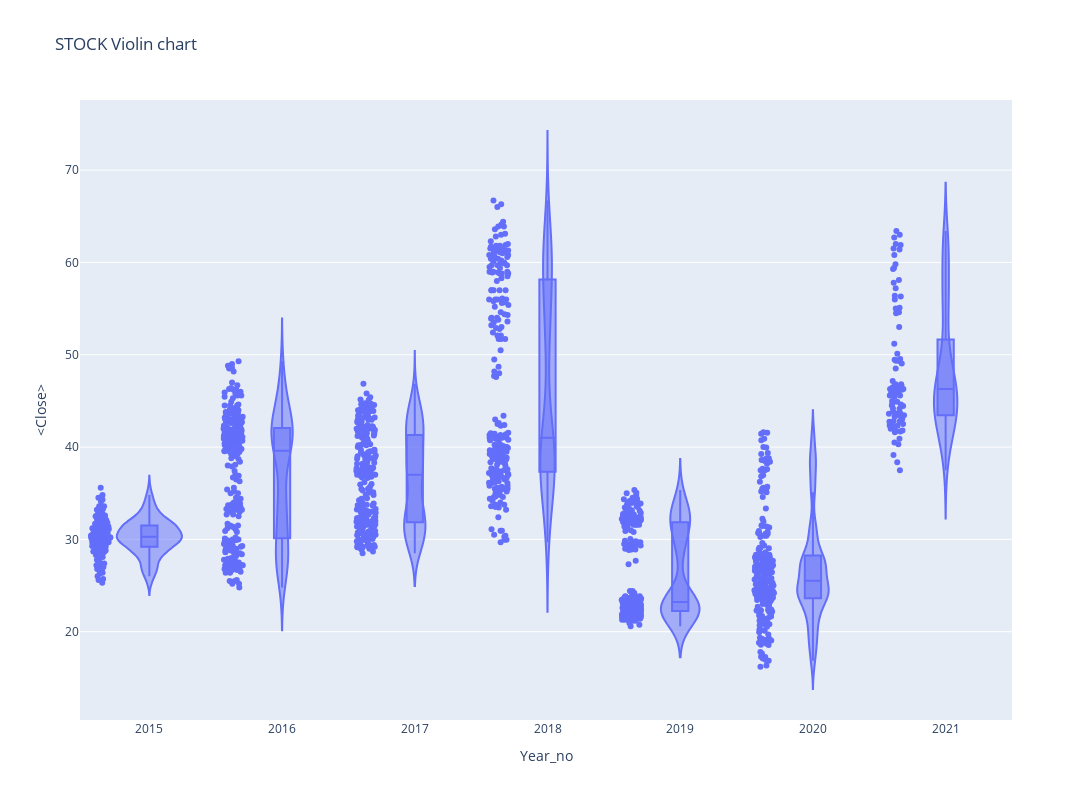

Notebook source saved alongside this figure:
### Code cell
#px.violin(df_tips, y="tip", x="smoker", color="sex", box=True, points="all",
#          hover_data=df_tips.columns)

fig = go.Figure()
px.violin(df,x='Year_no',y='<Close>',box =True, points='all',
         hover_data=df.columns, title = 'STOCK Violin chart', width= 1200, height= 800)

### Figure 1 — Plotly figure (JSON) as saved in the notebook; plotly's stock layout.template omitted (floating-point values rounded to 4 significant figures; data arrays with more than 128 entries replaced by an {"elided": "..."} marker saying what was removed)
{"data": [{"alignmentgroup": "True", "box": {"visible": true}, "customdata": {"elided": "1500x3 mixed values"}, "hovertemplate": "Year_no=%{x}<br><Close>=%{y}<br>datetime=%{customdata[0]}<br><Volume>=%{customdata[1]}<br>Period=%{customdata[2]}<extra></extra>", "legendgroup": "", "marker": {"color": "#636efa"}, "name": "", "offsetgroup": "", "orientation": "v", "points": "all", "scalegroup": "True", "showlegend": false, "type": "violin", "x": {"elided": "1500 int values"}, "x0": " ", "xaxis": "x", "y": {"elided": "1500 float values"}, "y0": " ", "yaxis": "y"}], "layout": {"height": 800, "legend": {"tracegroupgap": 0}, "title": {"text": "STOCK Violin chart"}, "violinmode": "group", "width": 1200, "xaxis": {"anchor": "y", "domain": [0, 1], "title": {"text": "Year_no"}}, "yaxis": {"anchor": "x", "domain": [0, 1], "title": {"text": "<Close>"}}}}
